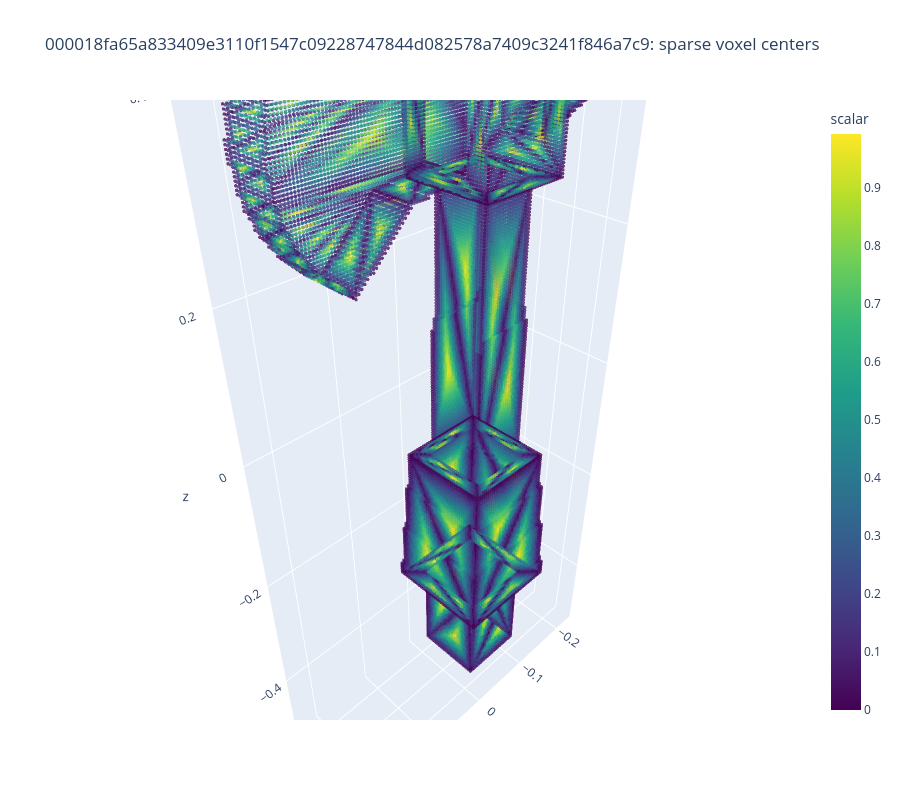

Write notebook code for a chart like this one.
### Markdown cell above
## Interactive sparse voxel point view

### Code cell
import plotly.graph_objects as go

SCALAR_FOR_PLOTLY = targets[:, 0]  # change to any scalar, e.g. targets[:, 1] or np.linalg.norm(inputs[:, 17:20], axis=1)
rng = np.random.default_rng(RANDOM_SEED)
if len(points) > POINT_SUBSAMPLE:
    idx = rng.choice(len(points), size=POINT_SUBSAMPLE, replace=False)
else:
    idx = np.arange(len(points))

fig = go.Figure(data=[go.Scatter3d(
    x=points[idx, 0], y=points[idx, 1], z=points[idx, 2],
    mode='markers',
    marker=dict(size=2, color=SCALAR_FOR_PLOTLY[idx], colorscale='Viridis', opacity=0.75, colorbar=dict(title='scalar')),
)])
fig.update_layout(scene=dict(aspectmode='data'), width=900, height=800, title=f'{sha}: sparse voxel centers')
fig.show()

### Figure 1 — Plotly figure (JSON) as saved in the notebook; plotly's stock layout.template omitted (floating-point values rounded to 4 significant figures; data arrays with more than 128 entries replaced by an {"elided": "..."} marker saying what was removed)
{"data": [{"marker": {"color": {"elided": "39706 float values"}, "colorbar": {"title": {"text": "scalar"}}, "colorscale": [[0, "#440154"], [0.1111, "#482878"], [0.2222, "#3e4989"], [0.3333, "#31688e"], [0.4444, "#26828e"], [0.5556, "#1f9e89"], [0.6667, "#35b779"], [0.7778, "#6ece58"], [0.8889, "#b5de2b"], [1, "#fde725"]], "opacity": 0.75, "size": 2}, "mode": "markers", "type": "scatter3d", "x": {"elided": "39706 float values"}, "y": {"elided": "39706 float values"}, "z": {"elided": "39706 float values"}}], "layout": {"height": 800, "scene": {"aspectmode": "data"}, "title": {"text": "000018fa65a833409e3110f1547c09228747844d082578a7409c3241f846a7c9: sparse voxel centers"}, "width": 900}}
